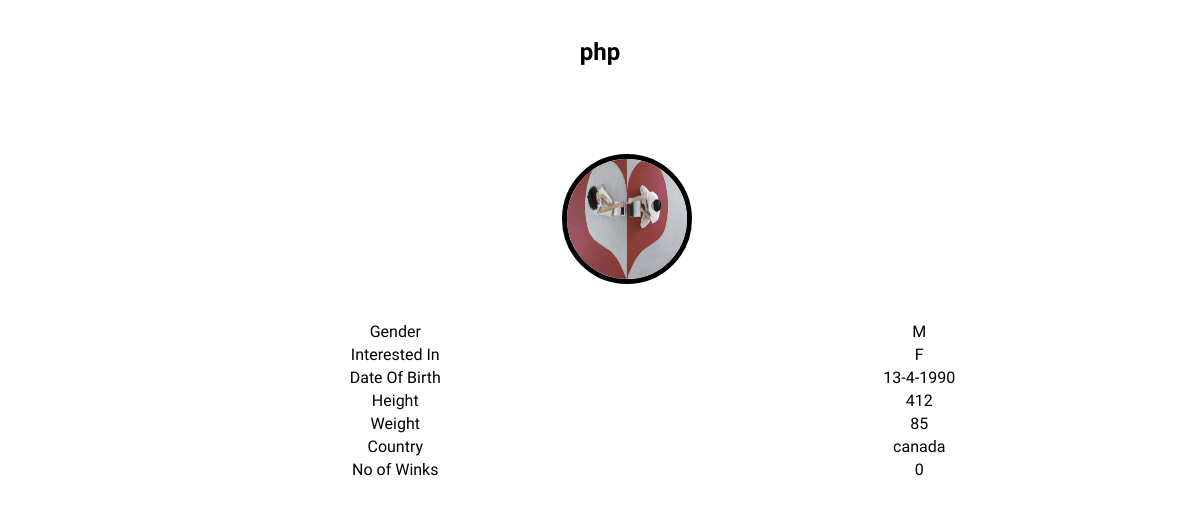
Page /profiledetails.php?user_id=27 on the committed database.
### tables this page shows
CREATE TABLE IF NOT EXISTS `register` (
  `user_id` int(11) NOT NULL AUTO_INCREMENT,
  `name` varchar(50) NOT NULL,
  `email` varchar(100) NOT NULL,
  `notification` varchar(1) DEFAULT NULL,
  `password` varchar(100) NOT NULL,
  PRIMARY KEY (`user_id`)
);

CREATE TABLE IF NOT EXISTS `profile` (
  `user_id` int(11) NOT NULL,
  `gender` varchar(1) NOT NULL,
  `interest` varchar(1) NOT NULL,
  `dob` varchar(11) NOT NULL,
  `age` int(11) NOT NULL,
  `height` double NOT NULL,
  `weight` double NOT NULL,
  `hobbies` varchar(200) DEFAULT NULL,
  `country` varchar(20) NOT NULL,
  `image` varchar(50) NOT NULL,
  PRIMARY KEY (`user_id`)
);

### profiledetails.php (the view, shortened to what this page needs)
<?php
  $noOfWinks= 0;
if(isset($_GET['user_id']))
{
  $userId=$_GET['user_id'];
}
    require_once("db/conn.php");
    $queryStr="select r.user_id,r.name, p.gender,p.interest,p.dob,p.height,p.weight,p.hobbies,p.image, p.age, p.country from register r, profile p where r.user_id = p.user_id and r.user_id='$userId'";
    $stmtquery = $mysqli->query($queryStr);
    $path="profile_pics/";
?>
<!DOCTYPE html>
<html lang="en">
    <head>
        <link rel="stylesheet" type="text/css" href="css/stylesheet.css">
    </head>
    <body>
        <br>
        <br>
        <?php
        if($stmtquery->num_rows>0) {
        $row_users = $stmtquery->fetch_assoc();
?>
    <h2><center><?=$row_users['name']?></center></h2>
    <br>
    <br>
    <div class="memberinfo" style="text-align:center;"><a href="profile.php">
      <img src="<?=$path.$row_users['image']?>" alt="member" class="member" /></a>
<table style="text-align:center;width:100%;">
  <tr>
    <td>Gender</td>
    <td><?=$row_users['gender']?></td>
  </tr>
  <tr>
    <td>Interested In</td>
    <td><?=$row_users['interest']?></td>
  </tr>
  <tr>
    <td>Date Of Birth</td>
    <td><?=$row_users['dob']?></td>
  </tr>
  <tr>
    <td>Height</td>
    <td><?=$row_users['height']?></td>
  </tr>
  <tr>
    <td>Weight</td>
    <td><?=$row_users['weight']?></td>
  </tr>
  <tr>
    <td>Country</td>
    <td><?=$row_users['country']?></td>
  </tr>
  <tr>
    <td>No of Winks</td>
    <td><?=$noOfWinks ?></td>
  </tr>
</table>
</div>
        <?php } ?>
    </body>
</html>

### css/stylesheet.css (style rules this page uses)
* { margin: 0px 0px 0px 0px; font-family: 'Playball', cursive; }
.memberinfo { padding: 4%; padding-top:1.5%; padding-left: 8.5%; }
.member { height:10vw; width:10vw; border-radius:50%; border:black solid 5px; margin:3%; }

### rows in the picture
register: name "php", profile.image (picture), profile.gender "M", profile.interest "F", profile.dob "13-4-1990", profile.height "412", profile.weight "85", profile.country "canada"

### other values in the picture
$noOfWinks "0"
